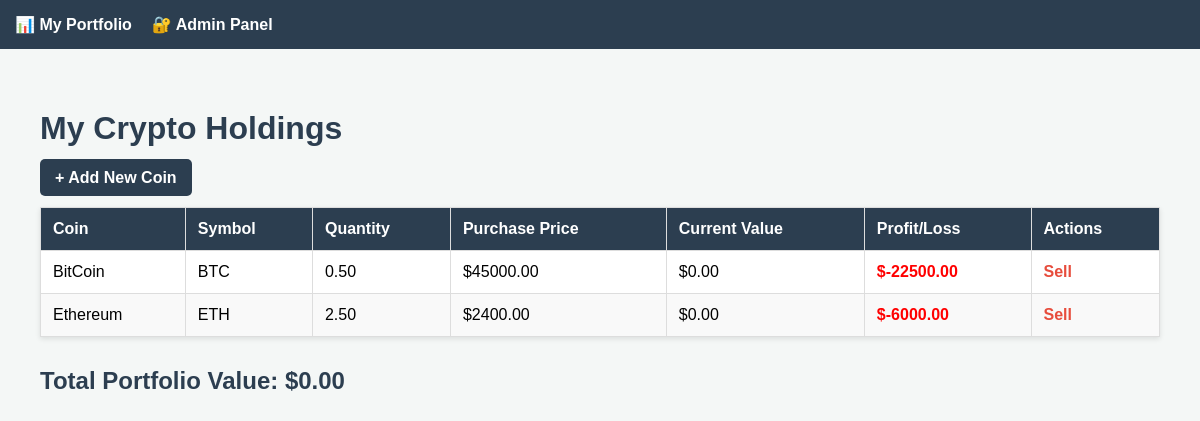
The page / on the database its author committed.
### portfolio/models.py (models this page shows, shortened)
class Coin(models.Model):
    name = models.CharField(max_length=100)
    symbol = models.CharField(max_length=10)
    quantity = models.DecimalField(max_digits=20, decimal_places=10)
    price_purchased = models.DecimalField(max_digits=20, decimal_places=2)

### portfolio/views.py (the view)
# urls.py: path('', views.portfolio_list, name='portfolio_list'),
def portfolio_list(request):
    coins = Coin.objects.all()
    url = "https://api.coingecko.com/api/v3/simple/price?ids=bitcoin,ethereum&vs_currencies=usd"
    try:
        response = requests.get(url)
        data = response.json()
        prices = {
            'BTC': data.get('bitcoin', {}).get('usd', 0),
            'ETH': data.get('ethereum', {}).get('usd', 0)
        }
    except:
        prices = {'BTC': 0, 'ETH': 0}
    total_portfolio_value = 0
    for coin in coins:
        live_price = prices.get(coin.symbol.upper(), 0)
        qty = float(coin.quantity)
        bought_at = float(coin.price_purchased)
        coin.current_value = qty * live_price
        coin.profit = coin.current_value - (qty * bought_at)
        total_portfolio_value += coin.current_value
    return render(request, 'portfolio/portfolio_list.html', {
        'coins': coins,
        'total_value': total_portfolio_value
    })

### portfolio/templates/portfolio/portfolio_list.html
{% extends 'portfolio/base.html' %}
{% block content %}
<h1>My Crypto Holdings</h1>
<div style="margin-bottom: 20px;">
    <a href="{% url 'add_coin' %}" style="background-color: #2c3e50; color: white; padding: 10px 15px; text-decoration: none; border-radius: 5px; font-weight: bold;">
        + Add New Coin
    </a>
</div>
<table>
    <thead>
        <tr>
            <th>Coin</th>
            <th>Symbol</th>
            <th>Quantity</th>
            <th>Purchase Price</th>
            <th>Current Value</th>
            <th>Profit/Loss</th>
            <th>Actions</th> </tr>
    </thead>
    <tbody>
        {% for coin in coins %}
        <tr>
            <td>{{ coin.name }}</td>
            <td>{{ coin.symbol }}</td>
            <td>{{ coin.quantity|floatformat:2 }}</td>
            <td>${{ coin.price_purchased }}</td>
            <td>${{ coin.current_value|floatformat:2 }}</td>
            <td class="{% if coin.profit >= 0 %}profit{% else %}loss{% endif %}">
                ${{ coin.profit|floatformat:2 }}
            </td>
            <td>
                <a href="{% url 'delete_coin' coin.pk %}"
                   onclick="return confirm('Are you sure you want to sell/remove this coin?')"
                   style="color: #e74c3c; font-weight: bold; text-decoration: none;">
                   Sell
                </a>
            </td>
        </tr>
        {% endfor %}
    </tbody>
</table>
<div style="margin-top: 30px; font-size: 1.5em; font-weight: bold; color: #2c3e50;">
    Total Portfolio Value: ${{ total_value|floatformat:2 }}
</div>
{% endblock %}

### portfolio/templates/portfolio/base.html (style rules this page uses)
body { font-family: sans-serif; margin: 0; background-color: #f4f7f6; }
.loss { color: red; font-weight: bold; }
table { width: 100%; border-collapse: collapse; background: white; margin-top: 20px; box-shadow: 0 2px 5px rgba(0,0,0,0.1); }
th, td { padding: 12px; border: 1px solid #ddd; text-align: left; }
th { background-color: #2c3e50; color: white; }
tr:nth-child(even) { background-color: #f9f9f9; }
h1 { color: #2c3e50; }

### rows shown on the page
Coin: name "BitCoin", symbol "BTC", quantity "0.50", price_purchased "45000.00", current_value "0.00", profit "-22500.00"
Coin: name "Ethereum", symbol "ETH", quantity "2.50", price_purchased "2400.00", current_value "0.00", profit "-6000.00"

### other values the page prints
{{ total_value|floatformat:2 }} "0.00"
